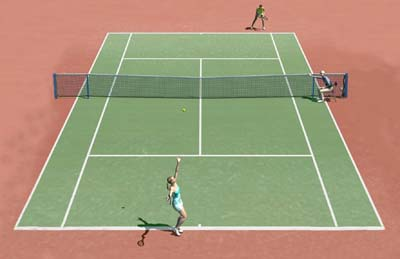
#> input picture part3/kadai-3/sampleimage_6.jpg, 400 x 259 px
$ python task3.py
#> lines starting #> are read from the running program, lines starting #| are printed output that depends on the picture
# from google.colab.patches import cv2_imshow
import cv2
import numpy as np

img_src = cv2.imread('kadai-3/sampleimage_6.jpg')
#> img_src is the input picture: shape (259, 400, 3); mean B, G, R 122.2, 150.5, 168
h = img_src.shape[0]
#> h = 259
w = img_src.shape[1]
#> w = 400

halfW = int(w/2)
#> halfW = 200
halfH = int(h/2)
#> halfH = 129

arr1Func = (288-32)*(10.97/23.77)/2
arr2Func = (280*(10.97/23.77))/2

arr1 = [[halfW - int(arr1Func), 20],
        [halfW + int(arr1Func), 20],
        [halfW - int(arr1Func), 240],
        [halfW + int(arr1Func), 240]]

arr2 = [[halfW + 150, int(halfH) - int(arr2Func)],
        [halfW + 150, int(halfH) + int(arr2Func)],
        [halfW - 140, int(halfH) - int(arr2Func)],
        [halfW - 140, int(halfH) + int(arr2Func)]]


def toProjective(arr):
    cornerPoint = np.float32([[108, 31], [292, 31], [14, 228], [385, 228]])
    transformPoint = np.float32(arr)
    transformedMatrix = cv2.getPerspectiveTransform(cornerPoint, transformPoint)
    img_dst = cv2.warpPerspective(img_src, transformedMatrix, (w, h), flags=cv2.INTER_CUBIC)
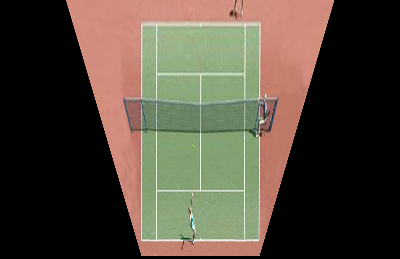
#> img_dst: shape (259, 400, 3); mean B, G, R 58.8, 72.1, 80.9
    return img_dst


cv2.imwrite('kadai-3/projective1.jpg', toProjective(arr1))
cv2.imwrite('kadai-3/projective2.jpg', toProjective(arr2))
#> in toProjective (call 2), `img_dst = cv2.warpPerspective(img_src, transformedMatrix, (w, h), flag..`:
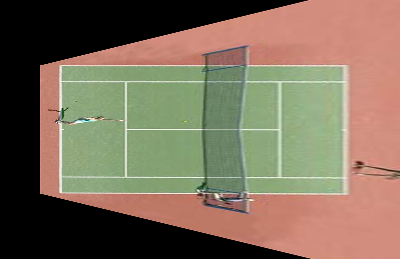
#> img_dst: shape (259, 400, 3); mean B, G, R 89.8, 109.5, 125.1
# cv2_imshow(toProjective(arr1))
# cv2_imshow(toProjective(arr2))
